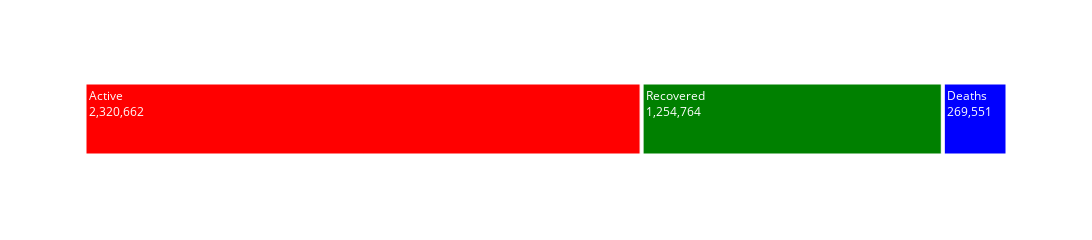

Here is the notebook cell this chart was saved with:
### Code cell
temp = full_table.groupby('Date')['Confirmed', 'Deaths', 'Recovered', 'Active'].sum().reset_index()
temp = temp[temp['Date']==max(temp['Date'])].reset_index(drop=True)

tm = temp.melt(id_vars="Date", value_vars=['Active', 'Deaths', 'Recovered'])
fig = px.treemap(tm, path=["variable"], values="value", height=225, width=1200,
                 color_discrete_sequence=["red","green","blue"],
                 )
fig.data[0].textinfo = 'label+text+value'
fig.show()

### Figure 1 — Plotly figure (JSON) as saved in the notebook; plotly's stock layout.template omitted (floating-point values rounded to 4 significant figures)
{"data": [{"branchvalues": "total", "domain": {"x": [0, 1], "y": [0, 1]}, "hovertemplate": "labels=%{label}<br>value=%{value}<br>parent=%{parent}<br>id=%{id}<extra></extra>", "ids": ["Active", "Deaths", "Recovered"], "labels": ["Active", "Deaths", "Recovered"], "name": "", "parents": ["", "", ""], "textinfo": "label+text+value", "type": "treemap", "values": [2320662, 269551, 1254764]}], "layout": {"height": 225, "legend": {"tracegroupgap": 0}, "margin": {"t": 60}, "treemapcolorway": ["red", "green", "blue"], "width": 1200}}
